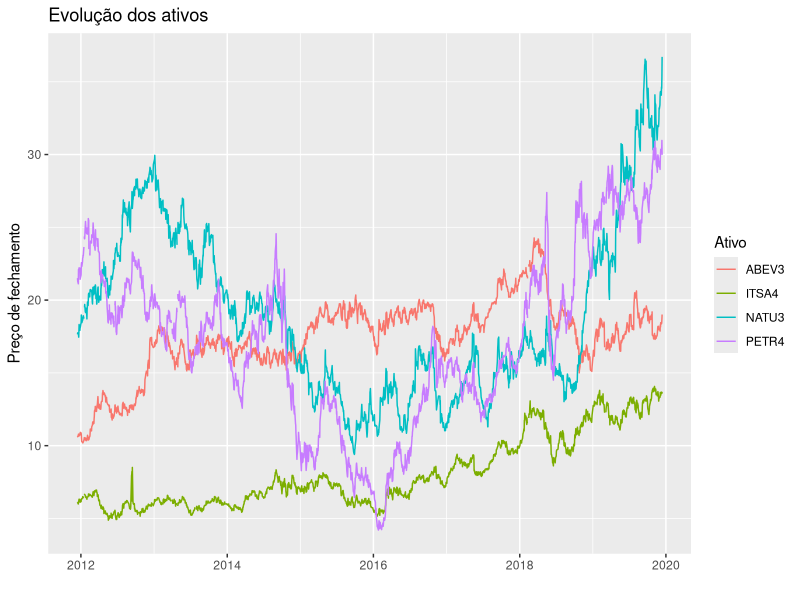
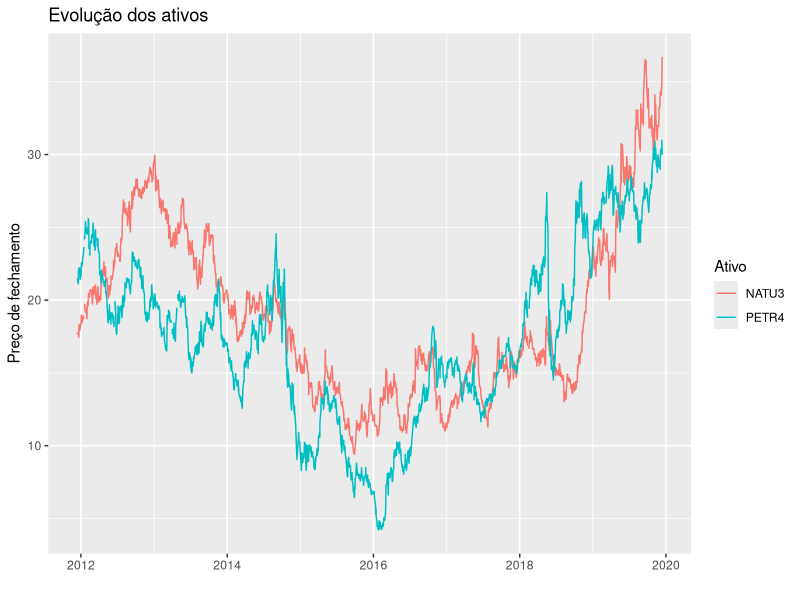
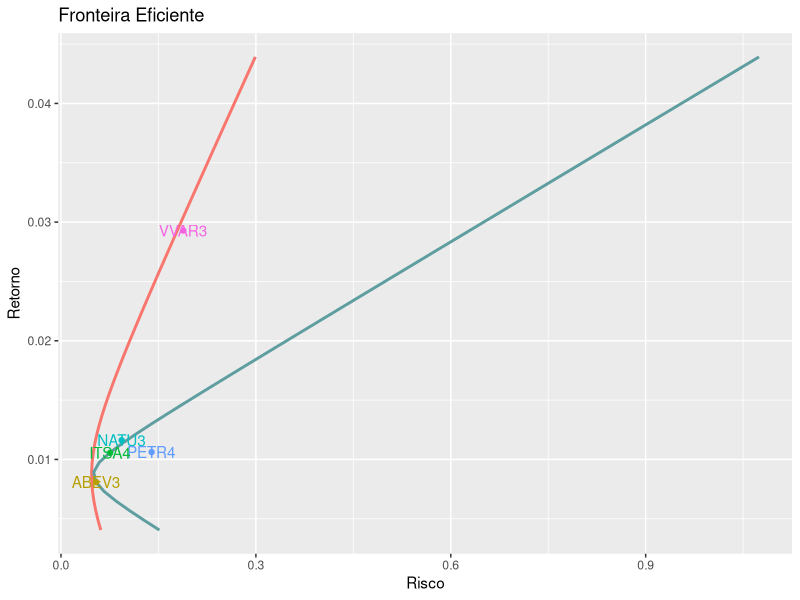

The R script that drew these images, in order:
## ---- chunk 1

library(ggplot2)
library(magrittr)
library(quantmod)
library(xts)
library(tseries)
library(ggplot2)

## ---- chunk 2

get_preco_fechamento <- function(x){
  ## Obtem preço de fechamento
  
  x[, base::grepl(pattern = '\\.Close$', x = dimnames(x)[[2]])]
}

list_to_xts <- function(list_xts){
  ## Transforma uma lista de objetos xts em um objeto xts
  
  nomes <- names(list_xts)
  res <- do.call(cbind.xts, list_xts)
  dimnames(res)[[2]] <- nomes
  
  return(res)
}

xts_to_data.frame <- function(x){
  ## Transforma objeto xts em data.frame
  
  df <- as.data.frame(x)
  df <- data.frame(
    periodo = row.names(df),
    df
  )
  row.names(df) <- NULL
  
  return(df)
}

## ---- chunk 3

# Carregando dados localmente para evitar usar o quantmod

#-------------------------#
# preços de fechamento
precos <- read.csv2(file = '../dados/precos-fechamento.csv', stringsAsFactors = F)

#-------------------------#
# Retorno mensais dos ativos
dados <- read.csv2('../dados/retornos-mensais.csv')
carteira  <- dados[, -1]
carteira <- as.matrix(carteira)
carteira <- na.omit(carteira)
rm(dados)

## ---- chunk 4

precos_tidy <- function(data, periodo){
  ## Transforma os precos para o formato long
  
  cols <- base::setdiff(names(data), periodo)
  res <- tidyr::gather(data, key = 'ativo', value = 'precos', cols)
  
  res[, periodo] <- as.Date(as.character(res[[periodo]]))
  class(res) <- c('carteira', class(res))
  
  return(res)
  
}

plot_precos <- function(data, periodo, filter = NULL){
  ## Plota a evolução dos preços
  
  # Validação
  stopifnot('carteira' %in% class(data))
  
  # Quotando variável
  periodo <- dplyr::sym(periodo)
  
  # Filtrando ativos
  if(!is.null(filter)){
    data <- dplyr::filter(data, ativo %in% filter)
  }
  
  ggplot(data, aes(x = !!periodo, y = precos, color = ativo))+
    geom_line()+
    labs(
      x = '',
      y = 'Preço de fechamento',
      color = 'Ativo',
      title = 'Evolução dos ativos'
    )
}

## ---- chunk 5

precos_ <- precos_tidy(precos, 'periodo')

plot_precos(precos_, 'periodo')

# calculando correlação entre os preços
m <- as.matrix(precos[, -1])
m <- na.omit(m)
cor(m)

## ---- chunk 6

plot_precos(precos_, 'periodo', filter = c('PETR4', 'NATU3'))

## ---- chunk 7
# Correlação entre os retornos
cor(carteira)
## ---- chunk 8

carteira_otima <- function(ativos, retorno_desejado, shorts = FALSE){
  ## Calcula carteira ótima
  
  s <- tseries::portfolio.optim(
    x = ativos,
    pm = retorno_desejado,
    shorts = shorts
  )
  
  res <- list(
    pesos = s[['pw']],
    retorno = s[['pm']],
    risco = s[['ps']]
  )
  
  return(res)
}

get_retorno <- function(res){
  ## Obtém o retorno da carteira ótima
  ## res: list
  
  sapply(res, `[[`, i = 'retorno')
}

get_risco <- function(res){
  ## Obtém o risco da carteira ótima
  ## res: list
  
  sapply(res, `[[`, i = 'risco')
}

## ---- chunk 9

retornos_esperados <- apply(carteira, MARGIN = 2, mean)
riscos <- apply(carteira, MARGIN = 2, sd)

ativos <- data.frame(
  acao = names(retornos_esperados),
  risco = riscos,
  retorno = retornos_esperados,
  row.names = NULL
)

ativos
## ---- chunk 10
retorno_min <- 0.5*min(retornos_esperados)
retorno_max <- 1.5*max(retornos_esperados)

retornos_seq <- seq(retorno_min, retorno_max, length.out = 50)
## ---- chunk 11

# Primeira com todos os ativos
fronteira <- lapply(
  X = retornos_seq,
  FUN = carteira_otima,
  ativos = carteira,
  shorts = TRUE
)

# Fronteira sem NATU3
nomes_ativ <- c("ABEV3", "PETR4", "ITSA4")
fronteira2 <- lapply(
  X = retornos_seq,
  FUN = carteira_otima,
  ativos = carteira[, nomes_ativ],
  shorts = TRUE
)

# Criando data frame
dados_plot <- data.frame(
  retorno = get_retorno(fronteira),
  risco = get_risco(fronteira),
  retorno2 = get_retorno(fronteira2),
  risco2 = get_risco(fronteira2)
)
## ---- chunk 12

# Plotando fronteira eficiente
dados_plot %>% 
  ggplot(aes(x = retorno, y = risco, color = '#E7B800'))+
  geom_line(size = 1)+
  geom_line(size = 1, aes(y = risco2), color = '#5F9EA0')+
  geom_point(data = ativos, aes(x = retorno, y = risco, color = acao))+
  geom_text(data = ativos, aes(x = retorno, y = risco, label = acao, color = acao))+
  coord_flip()+
  labs(
    x = 'Retorno',
    y = 'Risco',
    title = 'Fronteira Eficiente',
    color = ''
  )+
  theme(legend.position = 'none')


